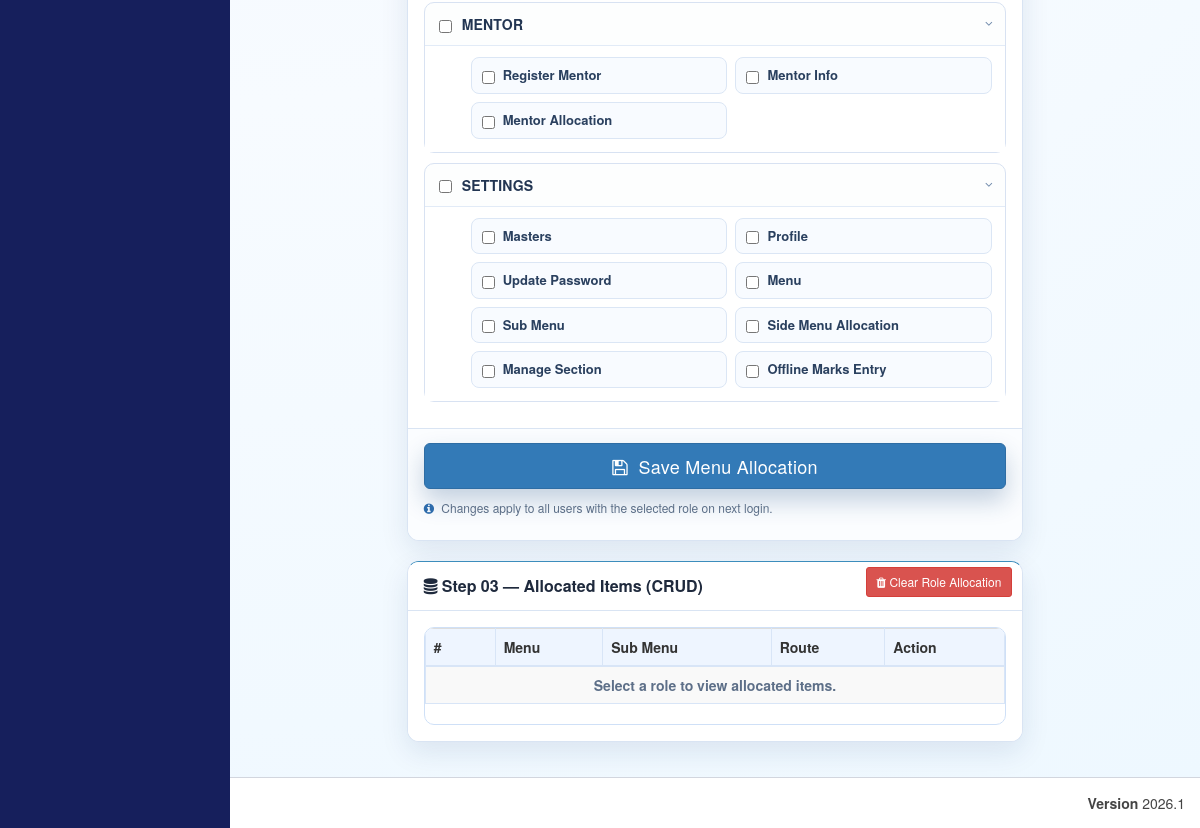
The app's page /admin/allocation_master.php (signed in, lower part), older data.
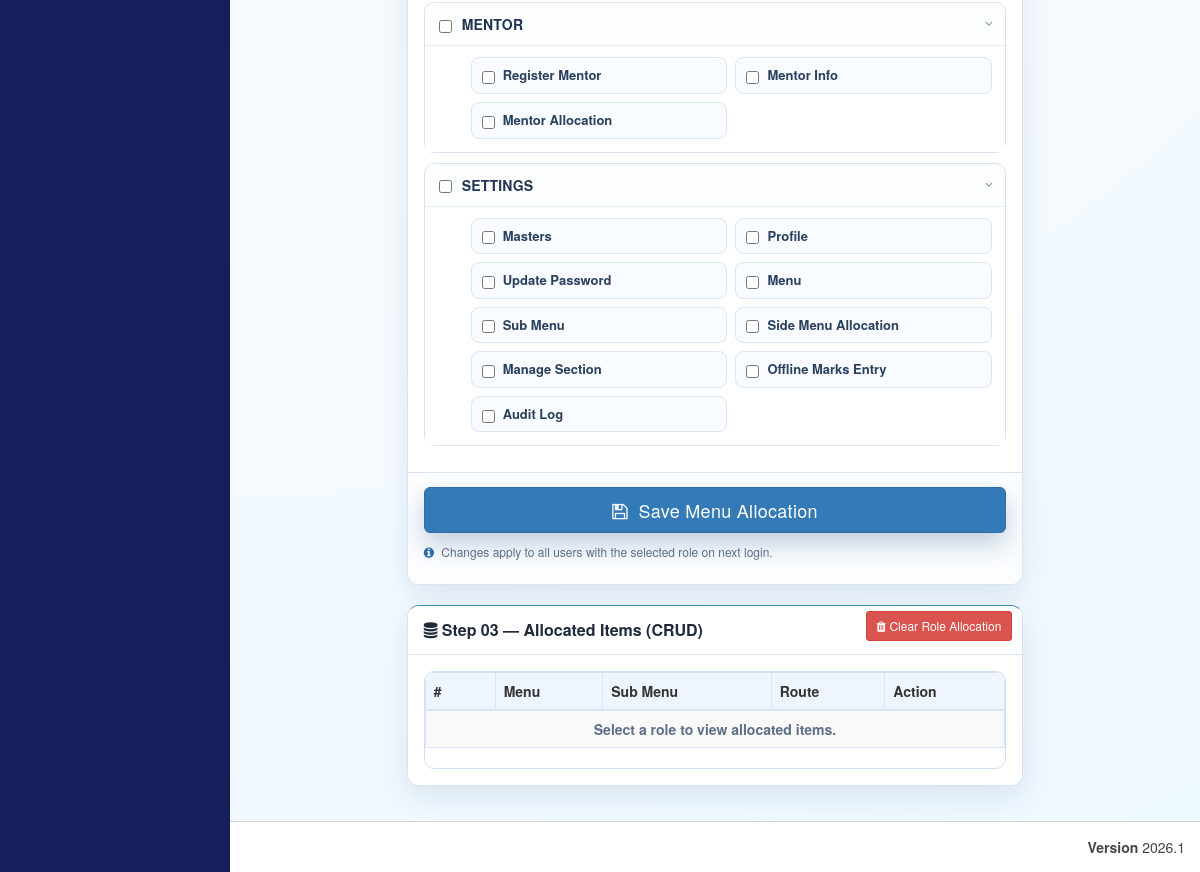
The same page, newer data.
### tables this page shows
CREATE TABLE `st_menu_master` (
  `menu_id` int(11) NOT NULL,
  `menu_name` varchar(100) NOT NULL,
  `menu_icon` varchar(100) NOT NULL DEFAULT 'fa fa-folder'
);

CREATE TABLE `st_sub_menu_master` (
  `sub_menu_id` int(11) NOT NULL,
  `menu_id` int(11) NOT NULL,
  `sort_order` int(11) NOT NULL DEFAULT 0,
  `sub_menu_name` varchar(100) NOT NULL,
  `sub_menu_icon` varchar(100) NOT NULL DEFAULT 'fa fa-angle-double-right',
  `sub_menu_route` varchar(255) NOT NULL DEFAULT '#'
);

### database/db_connect.php (called while the page is built, shortened)
<?php
class DBController
{
    public $host = "localhost";
    public $user = "root";
    public $password = "";
    public $database = "tcet_st";
   public $conn;
    function __construct()
    {
        $this->conn = $this->connectDB();
    }
    function connectDB()
    {
      $conn = @mysqli_connect($this->host,$this->user,$this->password,$this->database);
      return $conn;
    }
    function runQuery($query) {
        $result = mysqli_query($this->conn,$query);
        while($row=mysqli_fetch_assoc($result)) {
            $resultset[] = $row;
        }
        if(!empty($resultset))
            return $resultset;
    }
}
?>

### admin/allocation_master.php (the view, shortened to what this page needs)
<?php
include_once("../database/db_connect.php");
$db = new DBController();
function resolve_system_menu_id($db)
{
  $menuSql = "SELECT menu_id, menu_name FROM st_menu_master WHERE LOWER(TRIM(menu_name)) IN ('settings', 'admin') ORDER BY CASE WHEN LOWER(TRIM(menu_name)) = 'settings' THEN 0 ELSE 1 END, menu_id ASC LIMIT 1";
  $menuRows = $db->runQuery($menuSql) ?? array();
  if (!empty($menuRows) && isset($menuRows[0]['menu_id'])) {
    return (int) $menuRows[0]['menu_id'];
  }
  return 0;
}
function ensure_system_setting_submenus($db, $systemMenuId)
{
  $systemMenuId = (int) $systemMenuId;
  $settingRows = $db->runQuery("SELECT sub_menu_id FROM st_sub_menu_master WHERE menu_id = {$systemMenuId} ORDER BY sort_order ASC, sub_menu_id ASC") ?? array();
}
$systemMenuId = resolve_system_menu_id($db);
ensure_system_setting_submenus($db, $systemMenuId);
include "header/header.php";
require_once '../database/db_connect.php';
$roles_raw = $db->runQuery("SELECT role_id, role_name FROM st_role_master") ?? [];
$all_menus = $db->runQuery("SELECT * FROM st_menu_master ORDER BY menu_id") ?? [];
$all_subs  = [];
$subs_raw  = $db->runQuery("SELECT * FROM st_sub_menu_master ORDER BY menu_id, sub_menu_id") ?? [];
foreach ($subs_raw as $sub) {
    $all_subs[$sub['menu_id']][] = $sub;
}
?>
  <div class="content-wrapper">
    <section class="content">
      <form method="POST" action="">
        <div class="row">
          <div class="col-md-8 col-md-offset-2">
            <div class="box box-primary alloc-panel" id="menu-container">
              <div class="box-body">
                <ul class="menu-tree">
                  <?php foreach ($all_menus as $menu): ?>
                    <?php $mid = $menu['menu_id']; ?>
                    <li class="tree-item" id="tree_item_<?= $mid ?>" data-menu-name="<?= htmlspecialchars(strtolower($menu['menu_name'])) ?>">
                      <div class="tree-header">
                        <input type="checkbox"
                               class="main-check flat-blue"
                               name="menu_ids[]"
                               value="<?= $mid ?>"
                               id="menu_<?= $mid ?>"/>
                        <label class="menu-label" for="menu_<?= $mid ?>">
                          <?= htmlspecialchars($menu['menu_name']) ?>
                        </label>
                        <?php if (!empty($all_subs[$mid])): ?>
                          <i class="fa fa-angle-right tree-toggle open" id="arrow_<?= $mid ?>"></i>
                        <?php endif; ?>
                      </div>
                      <?php if (!empty($all_subs[$mid])): ?>
                        <div class="sub-menu-grid open" id="sub_grid_<?= $mid ?>">
                          <?php foreach ($all_subs[$mid] as $sub): ?>
                            <div class="sub-item" id="sub_item_<?= $sub['sub_menu_id'] ?>">
                              <input type="checkbox"
                                     class="sub-check flat-blue"
                                     name="sub_menu_ids[]"
                                     value="<?= $sub['sub_menu_id'] ?>"
                                     data-menu="<?= $mid ?>"
                                     id="sub_<?= $sub['sub_menu_id'] ?>"/>
                              <label for="sub_<?= $sub['sub_menu_id'] ?>" class="alloc-sub-label" data-sub-name="<?= htmlspecialchars(strtolower($sub['sub_menu_name'])) ?>">
                                <?= htmlspecialchars($sub['sub_menu_name']) ?>
                              </label>
                            </div>
                          <?php endforeach; ?>
                        </div>
                      <?php endif; ?>
                    </li>
                  <?php endforeach; ?>
                </ul>
              </div>
              <div class="box-footer">
                <button type="submit" class="btn btn-primary btn-lg btn-block alloc-save-btn">
                  <i class="fa fa-save"></i> &nbsp;Save Menu Allocation
                </button>
                <p class="alloc-info">
                  <i class="fa fa-info-circle"></i>
                  Changes apply to all users with the selected role on next login.
                </p>
              </div>
            </div>
            <div class="box box-primary alloc-panel" id="allocation-crud-box">
              <div class="box-header with-border">
                <h3 class="box-title"><i class="fa fa-database"></i> Step 03 — Allocated Items (CRUD)</h3>
                <div class="box-tools pull-right">
                  <button type="button" class="btn btn-danger btn-sm" id="clear_role_allocation_btn">
                    <i class="fa fa-trash"></i> Clear Role Allocation
                  </button>
                </div>
              </div>
              <div class="box-body">
                <div class="alloc-crud-table-wrap">
                  <table class="table table-bordered table-striped alloc-crud-table">
                    <thead>
                      <tr>
                        <th style="width:70px;">#</th>
                        <th>Menu</th>
                        <th>Sub Menu</th>
                        <th>Route</th>
                        <th style="width:120px;">Action</th>
                      </tr>
                    </thead>
                    <tbody id="allocated-items-tbody">
                      <tr><td colspan="5" class="alloc-empty-state">Select a role to view allocated items.</td></tr>
                    </tbody>
                  </table>
                </div>
              </div>
            </div>
          </div>
        </div>
      </form>
    </section>
  </div>
<?php include "header/footer.php" ?>

### admin/header/header.php (shortened to what this page needs)
<?php
include_once("../database/db_connect.php");
?>
<!DOCTYPE html>
<html>
<head>
	<link rel="stylesheet" href="bootstrap/css/bootstrap.min.css">
	<link rel="stylesheet" href="https://cdnjs.cloudflare.com/ajax/libs/font-awesome/4.5.0/css/font-awesome.min.css">
	<link rel="stylesheet" href="https://cdnjs.cloudflare.com/ajax/libs/ionicons/2.0.1/css/ionicons.min.css">
	<link rel="stylesheet" href="dist/css/AdminLTE.min.css">
	<link rel="stylesheet" href="dist/css/skins/_all-skins.min.css">
	<link rel="stylesheet" href="plugins/iCheck/flat/blue.css">
	<link rel="stylesheet" href="plugins/morris/morris.css">
	<link rel="stylesheet" href="plugins/jvectormap/jquery-jvectormap-1.2.2.css">
	<link rel="stylesheet" href="plugins/datepicker/datepicker3.css">
	<link rel="stylesheet" href="plugins/daterangepicker/daterangepicker.css">
	<link rel="stylesheet" href="plugins/bootstrap-wysihtml5/bootstrap3-wysihtml5.min.css">
</head>
<body class="hold-transition skin-blue sidebar-mini">
	<div class="wrapper">
		<aside class="main-sidebar">
		</aside>

### admin/header/footer.php (shortened to what this page needs)
<footer class="main-footer" style="margin-left:5px">
    <div class="pull-right hidden-xs">
      <b>Version</b> 2026.1
    </div>
    <strong>&copy; <script type="text/javascript"> document.write(new Date().getFullYear()) </script> TCET, Mumbai </strong>
  </footer>
<link rel="stylesheet" href="https://maxcdn.bootstrapcdn.com/bootstrap/3.3.6/css/bootstrap.min.css" />
</body>
</html>

### admin/allocation_master.php (style rules this page uses)
:root { --alloc-primary: #1f4c8f; --alloc-accent: #19a1b8; --alloc-soft: #eef5ff; --alloc-border: #d9e4f3; --alloc-text: #1f2a3d; }
.content-wrapper { background: radial-gradient(circle at top left, #eff5ff 0%, #f7fbff 52%, #eef8ff 100%); min-height: calc(100vh - 50px); }
.alloc-panel { border: 1px solid var(--alloc-border); border-radius: 12px; overflow: hidden; box-shadow: 0 10px 28px rgba(19, 52, 106, 0.1); margin-top: 14px; }
.alloc-panel > .box-header { background: #fff; border-bottom: 1px solid var(--alloc-border); padding: 14px 16px; }
.alloc-panel > .box-header .box-title { color: var(--alloc-text); font-weight: 700; font-size: 16px; }
.alloc-panel > .box-body { background: #fff; padding: 16px; }
.alloc-panel > .box-footer { background: #fbfdff; border-top: 1px solid var(--alloc-border); padding: 14px 16px; }
.menu-tree { list-style: none; padding: 0; margin: 0; }
.menu-tree .tree-item { border: 1px solid #d8e2f2; border-radius: 10px; margin-bottom: 10px; background: #fdfefe; transition: border-color .2s, box-shadow .2s, transform .12s; }
.tree-header { padding: 11px 14px; display: flex; align-items: center; gap: 10px; cursor: pointer; user-select: none; border-radius: 10px 10px 0 0; }
.tree-header .menu-label { font-size: 14px; font-weight: 700; flex: 1; color: #223552; margin-bottom: 0; text-transform: uppercase; letter-spacing: 0.2px; }
.tree-toggle { font-size: 12px; color: #6d88aa; transition: transform .2s; }
.tree-toggle.open { transform: rotate(90deg); }
.sub-menu-grid { display: grid; padding: 11px 13px 13px 46px; border-top: 1px solid #e2ebf7; background: #fff; grid-template-columns: repeat(auto-fill, minmax(210px, 1fr)); gap: 8px; }
.sub-menu-grid.open { display: grid; }
.sub-item { border: 1px solid #dbe6f5; border-radius: 8px; padding: 8px 10px; background: #f8fbff; display: flex; align-items: center; gap: 8px; font-size: 13px; transition: border-color .2s, background .2s; }
.alloc-sub-label { margin: 0; font-weight: 600; cursor: pointer; color: #2a405f; }
.alloc-save-btn { border-radius: 10px; font-size: 15px; font-weight: 700; letter-spacing: 0.3px; background: linear-gradient(100deg, var(--alloc-primary) 0%, #2367a8 55%, var(--alloc-accent) 100%); border: 0; box-shadow: 0 12px 24px rgba(21, 66, 122, 0.24); padding-top: 11px; padding-bottom: 11px; }
.alloc-info { font-size: 12px; color: #5b6e87; margin-top: 10px; }
.alloc-info i { color: #2d6bab; margin-right: 4px; }
.alloc-crud-table-wrap { border: 1px solid #cfe0f7; border-radius: 10px; overflow: hidden; background: #fff; }
.alloc-crud-table { margin-bottom: 0; }
.alloc-crud-table thead tr { background: #eef5ff; }
.alloc-crud-table th, .alloc-crud-table td { border-color: #d8e5f7 !important; vertical-align: middle !important; }
.alloc-empty-state { padding: 14px; text-align: center; color: #5d6f88; font-weight: 600; }

Row changes from the older to the newer data that the page shows:
added st_sub_menu_master: sub_menu_name "Audit Log", shown under st_menu_master "SETTINGS"
